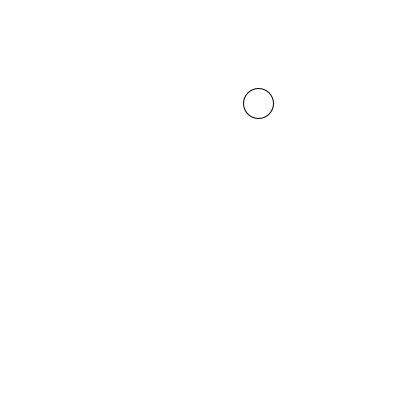
Frame 1 (no input)
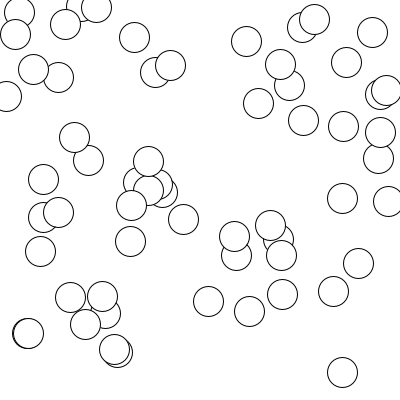
Frame 60 (the mouse pressed at the canvas centre just before this capture)
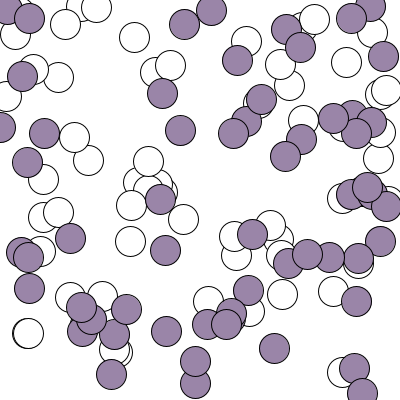
Frame 120 (the mouse held since frame 60 and released just before this capture)

The Processing sketch that drew these frames (run headless with seeded random() and noise(); from frame 60 on, the mouse is pressed at the canvas centre):

// Processing sketch: mudaVar
// ── mudaVar.pde
float tam = 30;
float r = 255;
float g = 255;
float b = 255;
float posX;
float posY;

void setup()
{
  size(400, 400);
  background(255);
}

void draw()
{
  posX = random(width);
  posY = random(height);
  fill(r, g, b);
  
  ellipse(posX, posY, tam, tam);
}

void keyPressed()
{
  tam = random(10, 100);
}

void mousePressed()
{
  r = random(255);
  g = random(255);
  b = random(255);
}
